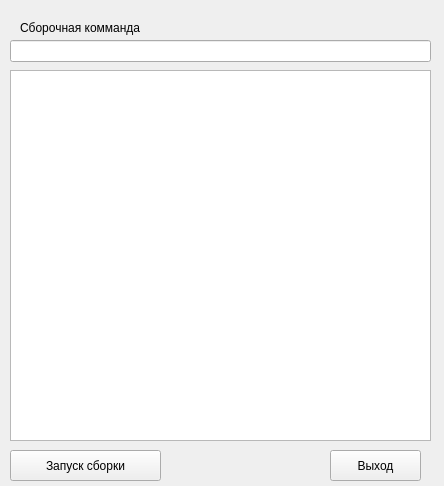
<?xml version="1.0" encoding="UTF-8"?>
<ui version="4.0">
 <class>Form</class>
 <widget class="QWidget" name="Form">
  <property name="windowModality">
   <enum>Qt::ApplicationModal</enum>
  </property>
  <property name="geometry">
   <rect>
    <x>0</x>
    <y>0</y>
    <width>444</width>
    <height>486</height>
   </rect>
  </property>
  <property name="windowTitle">
   <string>Form</string>
  </property>
  <widget class="QLineEdit" name="m_ptxtCommand">
   <property name="geometry">
    <rect>
     <x>10</x>
     <y>40</y>
     <width>421</width>
     <height>22</height>
    </rect>
   </property>
  </widget>
  <widget class="QTextEdit" name="m_ptxtDisplay">
   <property name="geometry">
    <rect>
     <x>10</x>
     <y>70</y>
     <width>421</width>
     <height>371</height>
    </rect>
   </property>
  </widget>
  <widget class="QPushButton" name="pcmd">
   <property name="geometry">
    <rect>
     <x>10</x>
     <y>450</y>
     <width>151</width>
     <height>31</height>
    </rect>
   </property>
   <property name="text">
    <string>Запуск сборки</string>
   </property>
  </widget>
  <widget class="QLabel" name="label">
   <property name="geometry">
    <rect>
     <x>20</x>
     <y>20</y>
     <width>241</width>
     <height>16</height>
    </rect>
   </property>
   <property name="text">
    <string>Сборочная комманда</string>
   </property>
  </widget>
  <widget class="QPushButton" name="pushButton">
   <property name="geometry">
    <rect>
     <x>330</x>
     <y>450</y>
     <width>91</width>
     <height>31</height>
    </rect>
   </property>
   <property name="text">
    <string>Выход</string>
   </property>
  </widget>
 </widget>
 <resources/>
 <connections/>
</ui>
